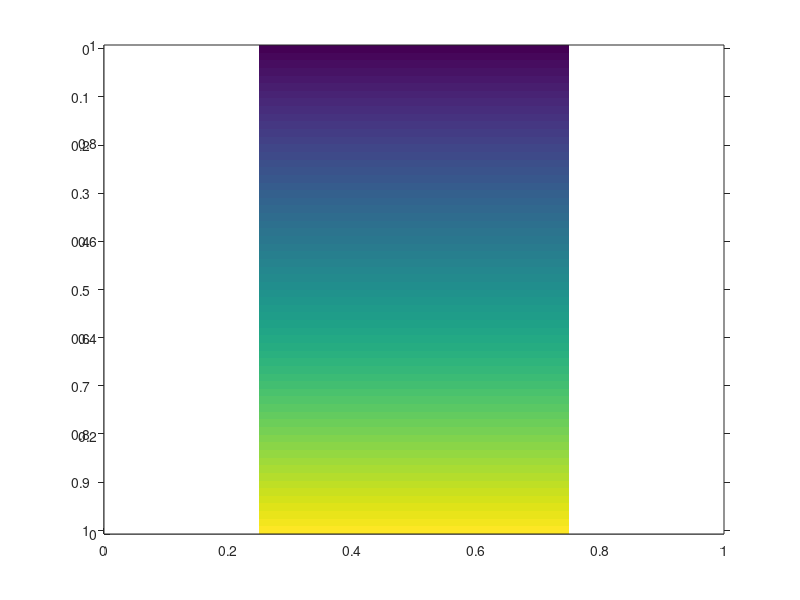

The MATLAB source for this figure:
function [hCb] = make_cb_vert(label, ticks)

if nargin < 1
    label = [];
end

CC = colormap();            % N-by-3
CC = permute(CC, [1 3 2]);  % N-by-1-by-3

clims = get(gca, 'CLim');

if nargin < 2
    ticks = linspace(clims(1), clims(end), 11);
end

hCb = axes();

clims(1) = min(clims(1), min(ticks));
clims(2) = max(clims(2), max(ticks));

yy = linspace(clims(1), clims(2), size(CC, 1))';
xx = zeros(size(yy));
image(xx, yy, CC);
set(hCb, 'TickDir', 'out');
set(hCb, 'YTick', ticks);
set(hCb, 'XTick', []);
set(hCb, 'box', 'on');
if ~isempty(label)
    xlabel(hCb, label);
end
